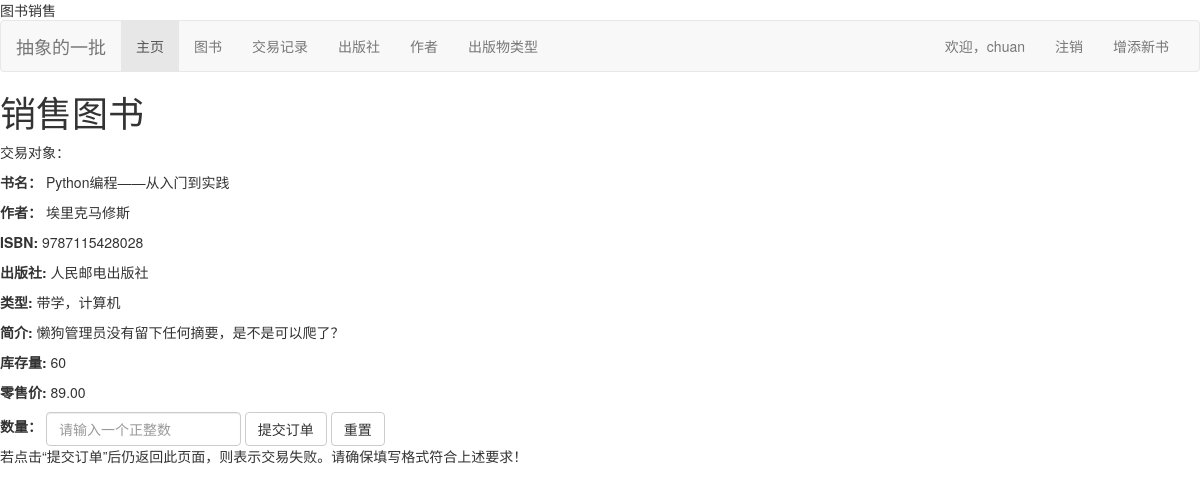
/bookstore/books/4/sell/ (signed in), run on the app's committed database.
### bookstore/models.py (models this page shows, shortened)
class Book(models.Model):
    ISBN = models.CharField(max_length=13, verbose_name='ISBN号', help_text='请输入纯数字ISBN（不带横杠）', validators=
                            [vl.RegexValidator(regex='^\d{13}$', message='请确保ISBN格式正确！')])
    name = models.CharField(max_length=50, verbose_name='书名')
    language = models.CharField(max_length=10, verbose_name='语言', default='汉语')
    author = models.ManyToManyField(Author, verbose_name='作者')
    publisher = models.ForeignKey(Publisher, on_delete=models.DO_NOTHING, verbose_name='出版社')
    price = models.DecimalField(max_digits=5, decimal_places=2, verbose_name='售价', validators=
                                [vl.MaxValueValidator(999.99, message='最高999.99元'),
                                 vl.MinValueValidator(0.01, message='最低0.01元')])
    inventory = models.IntegerField(verbose_name='当前库存', validators=[vl.MinValueValidator(0)], default=0)
    category = models.ManyToManyField(Category, verbose_name='类别')
    summary = models.CharField(max_length=100, verbose_name='简介', default='懒狗管理员没有留下任何摘要，是不是可以爬了？')
    class Meta:
        verbose_name = '图书信息'
        verbose_name_plural = '图书信息'
        ordering = ['name', 'publisher', ]
    def get_author(self):
        return '，'.join([a.name for a in self.author.order_by('name')])
    def get_category(self):
        return '，'.join([c.name for c in self.category.order_by('name')])

class Author(models.Model):
    name = models.CharField(max_length=30, verbose_name='作者姓名')
    class Meta:
        verbose_name = '作者'
        verbose_name_plural = '作者'
        ordering = ['name', ]

class Publisher(models.Model):
    name = models.CharField(max_length=30, verbose_name='出版社')
    class Meta:
        verbose_name = '出版社'
        verbose_name_plural = '出版社'
        ordering = ['name', ]
    def __str__(self):
        return self.name

class Category(models.Model):
    name = models.CharField(max_length=10, verbose_name='类别')
    class Meta:
        verbose_name = '类别'
        verbose_name_plural = '类别'
        ordering = ['name', ]

### bookstore/views.py (the view, shortened to what this page needs)
# urls.py: path('books/<int:bid>/sell/', views.sell_book, name='sellbook'),
@login_required
def sell_book(request, bid):
    admin = Admin.objects.get(user=request.user)
    targ = Book.objects.get(id=bid)
    return render(request, 'bookstore/sell_book.html', {'form': SellForm(), 'book': targ, 'admin':admin})

### bookstore/forms.py
class SellForm(forms.Form):
    amount = forms.IntegerField(label='数量', min_value=1)

### bookstore/templates/bookstore/sell_book.html (shortened to what this page needs)
{% extends "base.html" %}
{% block content %}
    <form method="POST" role="form" class="form-inline">
        <h1>销售图书</h1>
        <p>交易对象：</p>
        <p><strong>书名：</strong> {{ book.name }}</p>
        <p><strong>作者：</strong> {{ book.get_author }}</p>
        <p><strong>ISBN:</strong> {{ book.ISBN }}</p>
        <p><strong>出版社:</strong> {{ book.publisher }}</p>
        <p><strong>类型:</strong> {{ book.get_category }}</p>
        <p><strong>简介:</strong> {{ book.summary }}</p>
        <p><strong>库存量:</strong> {{ book.inventory }}</p>
        <p><strong>零售价:</strong> {{ book.price }}</p>
        <div class="form-group">
            <label for="id_amount">数量：</label>
            <input type="text" class="form-control" id="id_amount" required name="amount" placeholder="请输入一个正整数">
        </div>
        <div class="form-group">
            <button class="btn btn-default" type="submit">提交订单</button>
            <button class="btn btn-default" type="reset">重置</button>
        </div>
    </form>
    <p>若点击“提交订单”后仍返回此页面，则表示交易失败。请确保填写格式符合上述要求！</p>
{% endblock %}

### bookstore/templates/base.html (shortened to what this page needs)
<!DOCTYPE html>
<html lang="zh-hans">
<head>
  <link href="https://cdn.jsdelivr.net/npm/bootstrap@3.3.7/dist/css/bootstrap.min.css" rel="stylesheet">
</head>
<body>
<nav class="navbar navbar-default">
  <div class="container-fluid">
    <div class="navbar-header">
      <a class="navbar-brand">抽象的一批</a>
    </div>
    <div class="collapse navbar-collapse" id="bs-example-navbar-collapse-1">
      <ul class="nav navbar-nav">
        <li role="presentation" class="active"><a href="{% url 'index' %}">主页</a></li>
        <li role="presentation"><a href="{% url 'books' %}">图书</a></li>
        <li role="presentation"><a href="{% url 'transactions' %}">交易记录</a></li>
        <li role="presentation"><a href="{% url 'publishers' %}">出版社</a></li>
        <li role="presentation"><a href="{% url 'authors' %}">作者</a></li>
        <li role="presentation"><a href="{% url 'categories' %}">出版物类型</a></li>
      </ul>
      <ul class="nav navbar-nav navbar-right">
        {% if user.is_authenticated %}
          <li><a href="{% url 'profile' user.id %}?next={{request.path}}">欢迎，{{ user.get_username }}</a></li>
          <li><a href="{% url 'logout'%}?next={{request.path}}">注销</a></li>
          <li><a href="{% url 'newbook' %}?next={{request.path}}">增添新书</a></li>
        {% else %}
          <li><a href="{% url 'login'%}?next={{request.path}}">去登录</a></li>
        {% endif %}
      </ul>
    </div>
  </div>
</nav>
{% block content %}{% endblock %}
</body>
</html>

### data on the page
Book: name "Python编程——从入门到实践", get_author "埃里克马修斯", ISBN "9787115428028", publisher "人民邮电出版社", get_category "带学，计算机", summary "懒狗管理员没有留下任何摘要，是不是可以爬了？", inventory "60", price "89.00"

### other printed values
{{ user.get_username }} "chuan"
